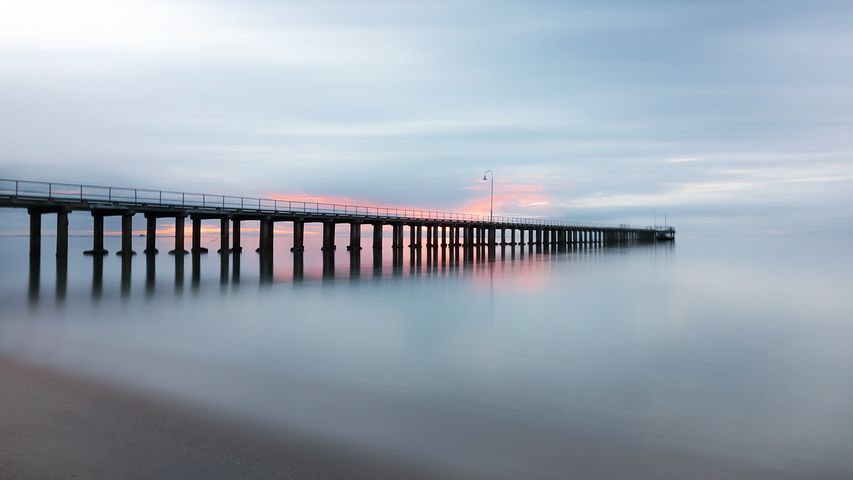
#> input picture AI/Data_Set/Boardwalk and Fishing Pier images/1C92D598-60E3-4837-9497-67DFF24DB0D3.jpeg, 853 x 480 px
$ python -i generate_image_variants.py   (imports and definitions only)
#> lines starting #> are read from the running program, lines starting #| are printed output that depends on the picture
#> further down, picture is the input picture: shape (480, 853, 3); mean B, G, R 176.3, 164.4, 153.6
"""
Image Variant Generator
Creates multiple variants of each image in the dataset to improve AI recognition.

Variants include:
- Different sizes (scaled up/down)
- Different lighting (brightness, contrast adjustments)
- Different colorization (grayscale, sepia, color shifts)
- Different quality (compression, blur)
- Different rotations and flips
- Different noise levels
- Different cropping
"""

import warnings
# [1 line not run here, left out]

import cv2
import numpy as np
import os
from pathlib import Path


class ImageVariantGenerator:
    def __init__(self, dataset_path="Data_Set"):
        self.dataset_path = dataset_path
        self.variants_per_image = 15  # Generate 15 variants per original image

    def generate_brightness_variant(self, img, factor):
        """Adjust brightness by a factor"""
#> called with factor = 0.7
        hsv = cv2.cvtColor(img, cv2.COLOR_BGR2HSV).astype(np.float32)
        hsv[:, :, 2] = hsv[:, :, 2] * factor
        hsv[:, :, 2] = np.clip(hsv[:, :, 2], 0, 255)
        return cv2.cvtColor(hsv.astype(np.uint8), cv2.COLOR_HSV2BGR)

    def generate_contrast_variant(self, img, factor):
        """Adjust contrast by a factor"""
#> called with factor = 1.3
        lab = cv2.cvtColor(img, cv2.COLOR_BGR2LAB).astype(np.float32)
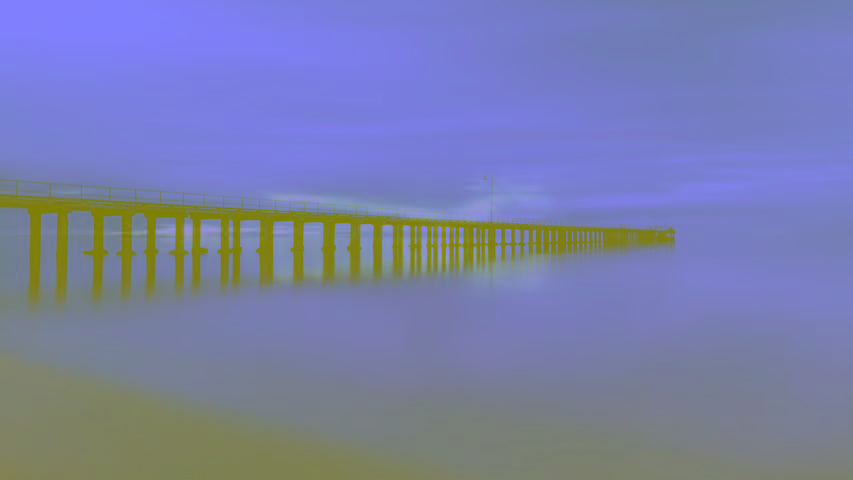
#> lab: shape (480, 853, 3) float32; mean B, G, R 169.4, 126.8, 120.7
        mean = np.mean(lab[:, :, 0])
#> mean = 169.4
        lab[:, :, 0] = mean + (lab[:, :, 0] - mean) * factor
        lab[:, :, 0] = np.clip(lab[:, :, 0], 0, 255)
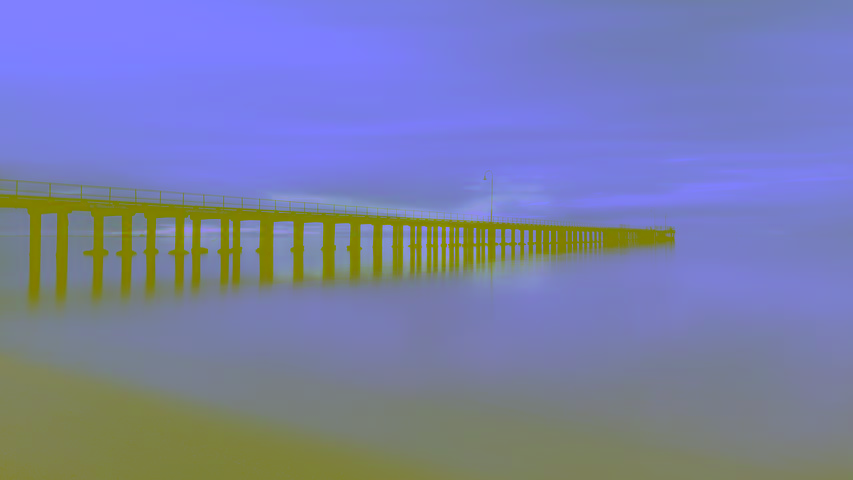
#> lab: shape (480, 853, 3) float32; mean B, G, R 169.7, 126.8, 120.7
        return cv2.cvtColor(lab.astype(np.uint8), cv2.COLOR_LAB2BGR)

    def generate_grayscale_variant(self, img):
        """Convert to grayscale and back to BGR"""
        gray = cv2.cvtColor(img, cv2.COLOR_BGR2GRAY)
        return cv2.cvtColor(gray, cv2.COLOR_GRAY2BGR)

    def generate_sepia_variant(self, img):
        """Apply sepia tone filter"""
        kernel = np.array([[0.272, 0.534, 0.131],
                          [0.349, 0.686, 0.168],
                          [0.393, 0.769, 0.189]])
        sepia = cv2.transform(img, kernel)
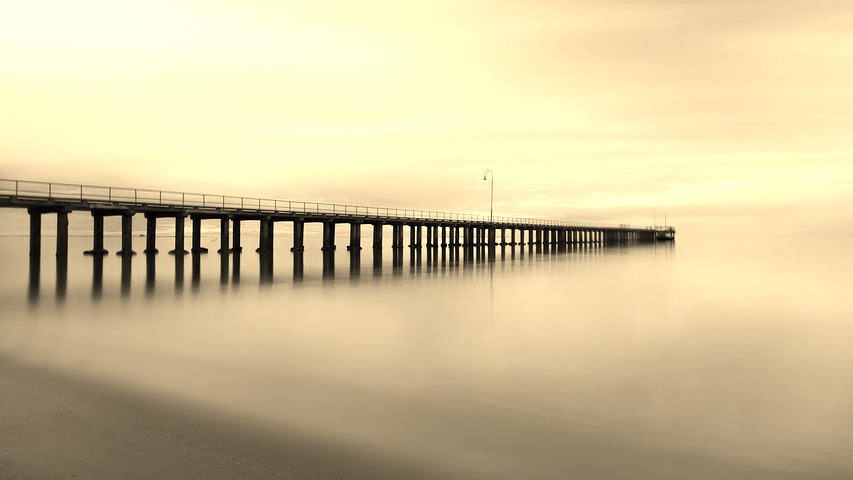
#> sepia: shape (480, 853, 3); mean B, G, R 155.9, 196.2, 210.8
        return np.clip(sepia, 0, 255).astype(np.uint8)

    def generate_blur_variant(self, img, kernel_size=5):
        """Apply Gaussian blur"""
#> called with kernel_size = 5
        return cv2.GaussianBlur(img, (kernel_size, kernel_size), 0)

    def generate_noise_variant(self, img, noise_level=25):
        """Add random noise to image"""
#> called with noise_level = 15
        noise = np.random.normal(0, noise_level, img.shape).astype(np.float32)
        noisy = img.astype(np.float32) + noise
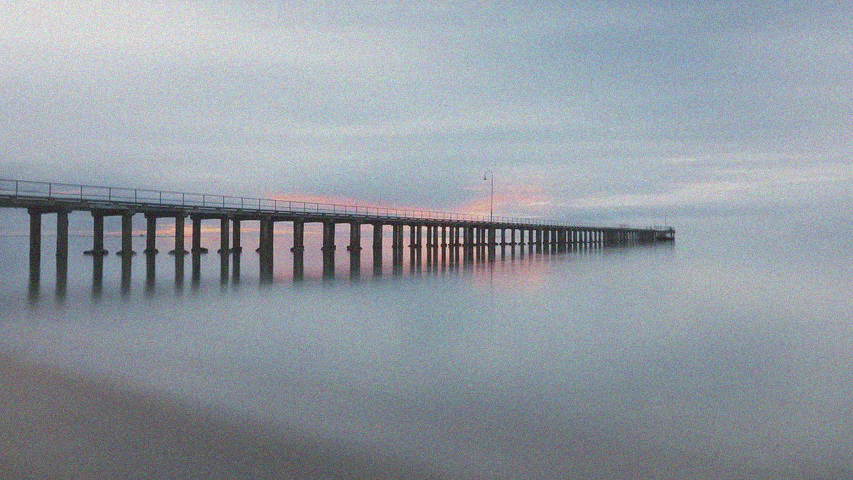
#> noisy: shape (480, 853, 3) float32; mean B, G, R 176.3, 164.4, 153.6; drawn with min black and max white
        return np.clip(noisy, 0, 255).astype(np.uint8)

    def generate_rotation_variant(self, img, angle):
        """Rotate image by angle"""
#> called with angle = 5
        h, w = img.shape[:2]
#> h = 480; w = 853
        center = (w // 2, h // 2)
#> center = (426, 240)
        matrix = cv2.getRotationMatrix2D(center, angle, 1.0)
        return cv2.warpAffine(img, matrix, (w, h), borderMode=cv2.BORDER_REFLECT)

    def generate_flip_variant(self, img, flip_code):
        """Flip image (0=vertical, 1=horizontal, -1=both)"""
#> called with flip_code = 1
        return cv2.flip(img, flip_code)
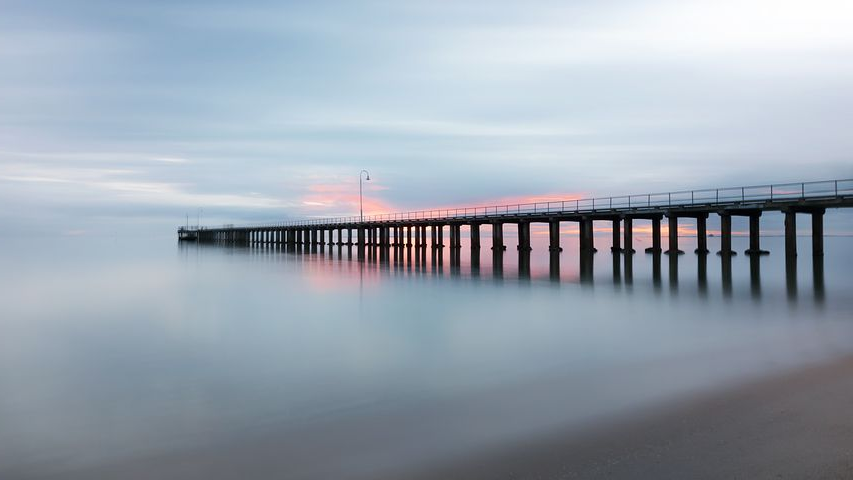
#> returned value: shape (480, 853, 3); mean of channels 0, 1, 2 176.3, 164.4, 153.6; drawn as B, G, R

    def generate_scale_variant(self, img, scale_factor):
        """Scale image by a factor"""
#> called with scale_factor = 0.7
        h, w = img.shape[:2]
#> h = 480; w = 853
        new_h, new_w = int(h * scale_factor), int(w * scale_factor)
#> new_h = 336; new_w = 597
        scaled = cv2.resize(img, (new_w, new_h), interpolation=cv2.INTER_LINEAR)

        # Resize back to original dimensions
        return cv2.resize(scaled, (w, h), interpolation=cv2.INTER_LINEAR)

    def generate_color_shift_variant(self, img, hue_shift=10):
        """Shift colors in HSV space"""
#> called with hue_shift = 15
        hsv = cv2.cvtColor(img, cv2.COLOR_BGR2HSV).astype(np.int16)
        hsv[:, :, 0] = (hsv[:, :, 0] + hue_shift) % 180
        return cv2.cvtColor(hsv.astype(np.uint8), cv2.COLOR_HSV2BGR)

    def generate_saturation_variant(self, img, factor):
        """Adjust color saturation"""
#> called with factor = 0.5
        hsv = cv2.cvtColor(img, cv2.COLOR_BGR2HSV).astype(np.float32)
        hsv[:, :, 1] = hsv[:, :, 1] * factor
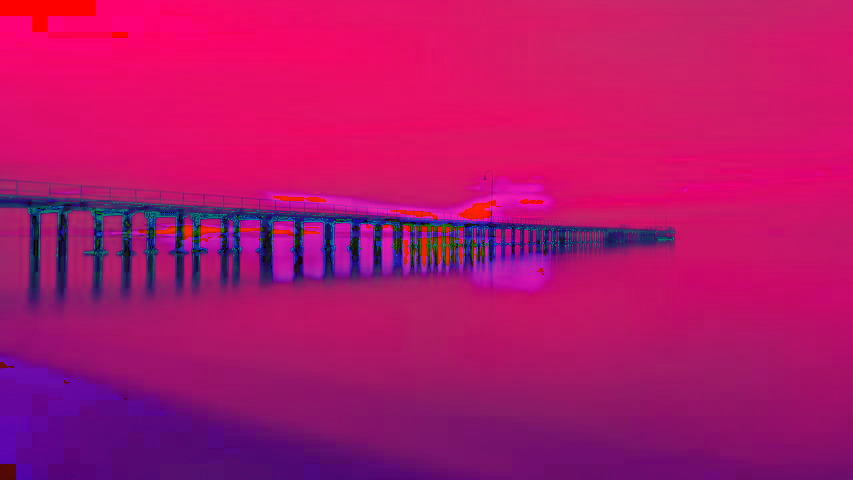
#> hsv: shape (480, 853, 3) float32; mean B, G, R 107.2, 19.6, 177.4
        hsv[:, :, 1] = np.clip(hsv[:, :, 1], 0, 255)
        return cv2.cvtColor(hsv.astype(np.uint8), cv2.COLOR_HSV2BGR)
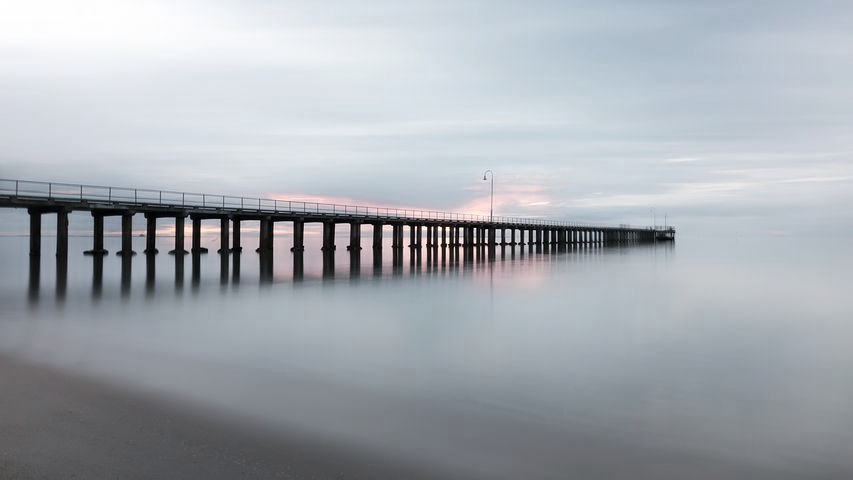
#> returned value: shape (480, 853, 3); mean B, G, R 176.8, 170.5, 165.2

    def generate_compression_variant(self, img, quality=50):
        """Simulate JPEG compression artifacts"""
#> called with quality = 60
        encode_param = [int(cv2.IMWRITE_JPEG_QUALITY), quality]
        _, encoded = cv2.imencode('.jpg', img, encode_param)
        return cv2.imdecode(encoded, cv2.IMREAD_COLOR)

    # [7 lines left out: function generate_crop_variant, not called in this run]

    def generate_all_variants(self, img):
        """Generate all variants of an image, with descriptions"""
        variants = []
        variant_descriptions = [
            "Darker (70% brightness)",
            "Brighter (130% brightness)",
            "Higher contrast",
            "Lower contrast",
            "Grayscale (B&W)",
            "Sepia tone",
            "Slight blur",
            "Random noise",
            "Rotated 5 degrees",
            "Rotated -5 degrees",
            "Horizontal flip",
            "Scaled down and up (simulate lower resolution)",
            "Color shift",
            "Desaturated (less color)",
            "JPEG compression artifacts"
        ]
        variants.append(self.generate_brightness_variant(img, 0.7))
        variants.append(self.generate_brightness_variant(img, 1.3))
        variants.append(self.generate_contrast_variant(img, 1.3))
        variants.append(self.generate_contrast_variant(img, 0.7))
        variants.append(self.generate_grayscale_variant(img))
        variants.append(self.generate_sepia_variant(img))
        variants.append(self.generate_blur_variant(img, 5))
        variants.append(self.generate_noise_variant(img, 15))
        variants.append(self.generate_rotation_variant(img, 5))
        variants.append(self.generate_rotation_variant(img, -5))
        variants.append(self.generate_flip_variant(img, 1))
        variants.append(self.generate_scale_variant(img, 0.7))
        variants.append(self.generate_color_shift_variant(img, 15))
        variants.append(self.generate_saturation_variant(img, 0.5))
        variants.append(self.generate_compression_variant(img, 60))
        return variants, variant_descriptions

    # [115 lines left out: functions process_dataset, generate_for_single_image, main, not called in this run]


# [2 lines not run here, left out]

>>> import cv2
>>> picture = cv2.imread('../Data_Set/Boardwalk and Fishing Pier images/1C92D598-60E3-4837-9497-67DFF24DB0D3.jpeg')
>>> result = ImageVariantGenerator().generate_all_variants(picture)

$ run again, on AI/Data_Set/Boardwalk and Fishing Pier images/image10/var00000015.jpeg
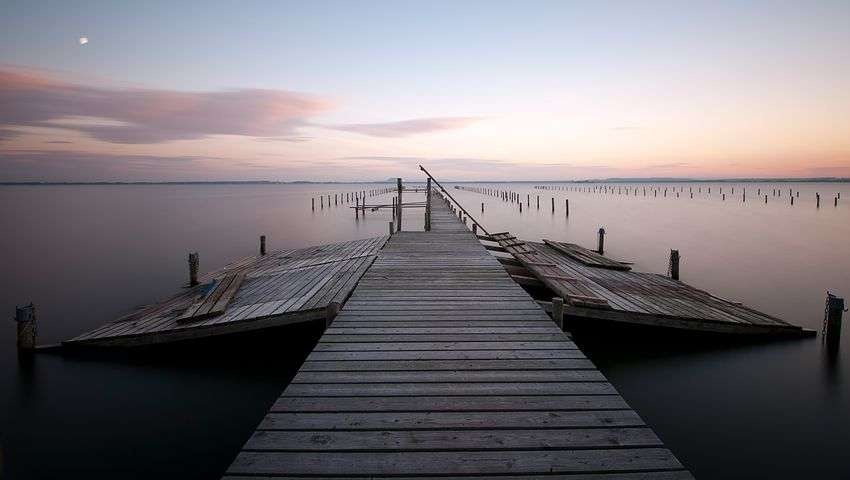
#> input picture AI/Data_Set/Boardwalk and Fishing Pier images/image10/var00000015.jpeg, 850 x 480 px
#> picture is the input picture: shape (480, 850, 3); mean B, G, R 120.5, 115.3, 120.1
#> in generate_contrast_variant, `lab = cv2.cvtColor(img, cv2.COLOR_BGR2LAB).astype(np.float32)`:
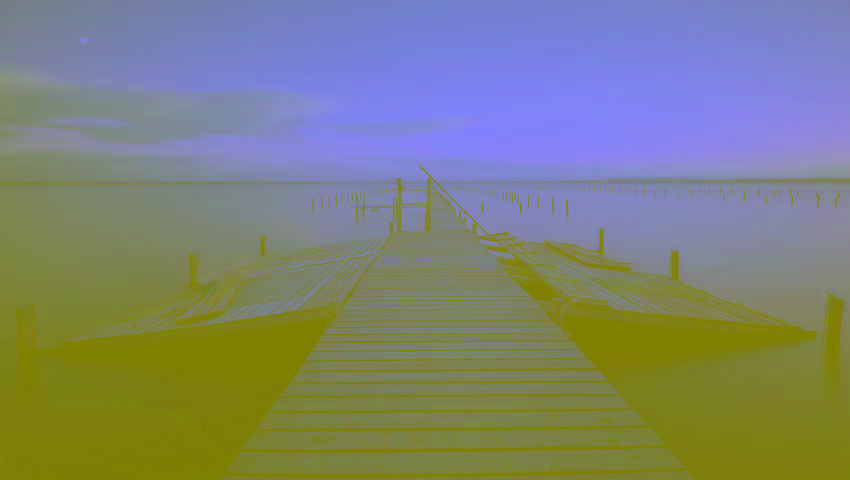
#> lab: shape (480, 850, 3) float32; mean B, G, R 121, 130.9, 125.9
#> mean = 121
#> in generate_saturation_variant, `return cv2.cvtColor(hsv.astype(np.uint8), cv2.COLOR_HSV2BGR)`:
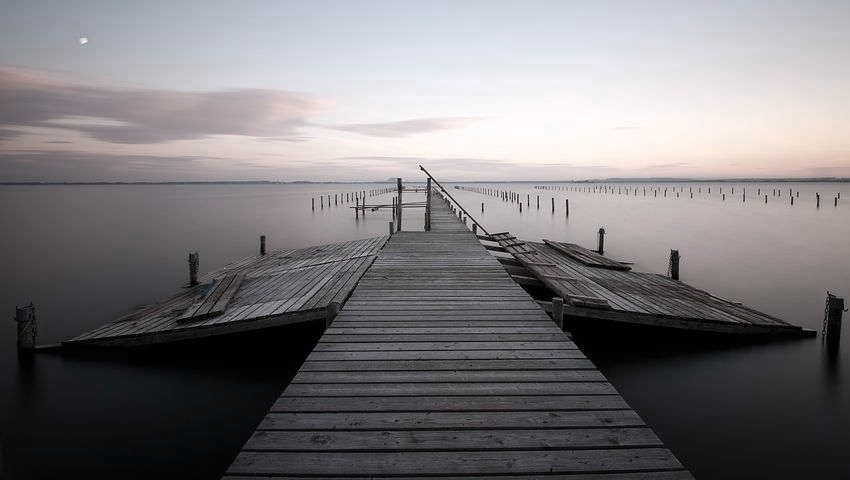
#> returned value: shape (480, 850, 3); mean B, G, R 123.5, 120.7, 123.3

$ run again, on AI/Data_Set/Boardwalk and Fishing Pier images/image11/var00000015.jpeg
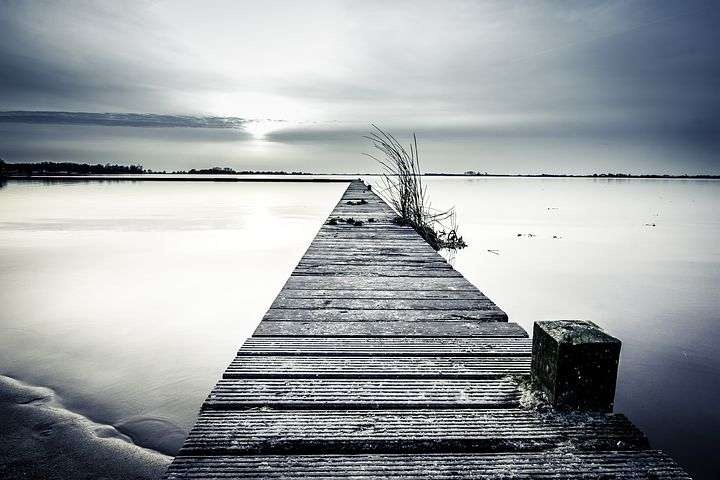
#> input picture AI/Data_Set/Boardwalk and Fishing Pier images/image11/var00000015.jpeg, 720 x 480 px
#> picture is the input picture: shape (480, 720, 3); mean B, G, R 163.9, 160.7, 156
#> in generate_contrast_variant, `lab = cv2.cvtColor(img, cv2.COLOR_BGR2LAB).astype(np.float32)`:
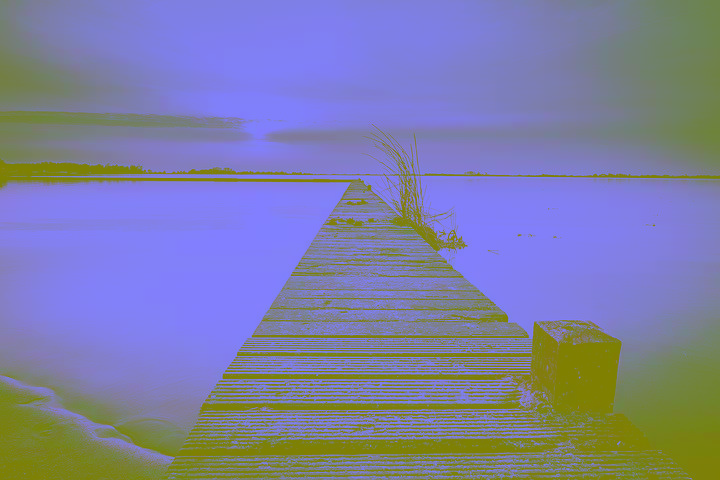
#> lab: shape (480, 720, 3) float32; mean B, G, R 164.3, 127.3, 125.6
#> mean = 164.4
#> in generate_saturation_variant, `return cv2.cvtColor(hsv.astype(np.uint8), cv2.COLOR_HSV2BGR)`:
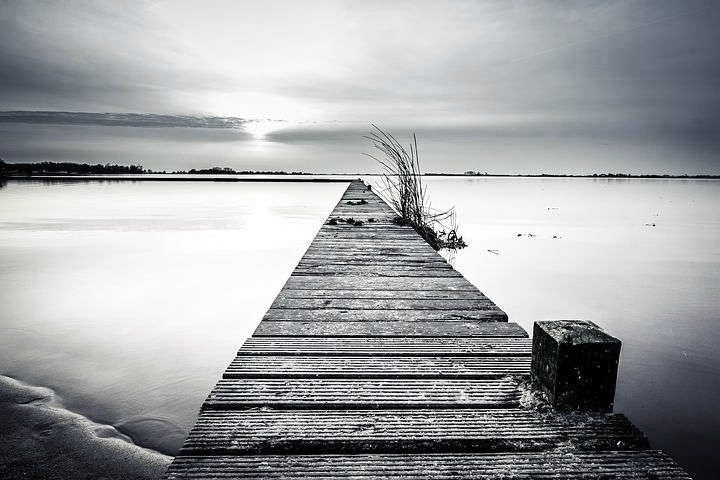
#> returned value: shape (480, 720, 3); mean B, G, R 164.9, 163, 160.7

$ run again, on AI/Data_Set/Boardwalk and Fishing Pier images/image12/var00000003.jpeg
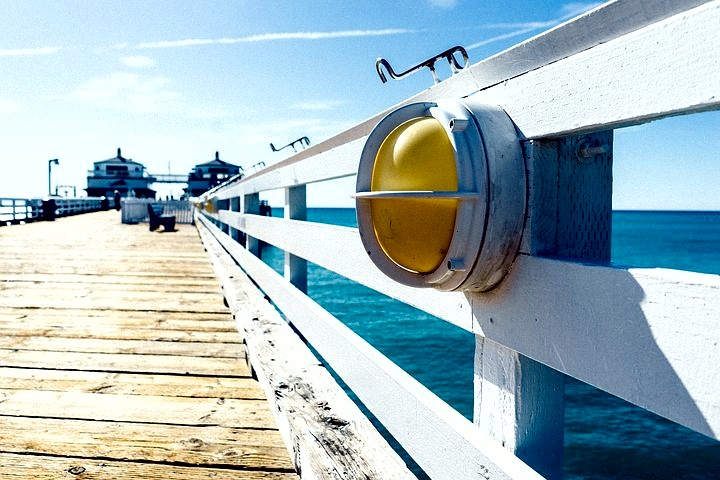
#> input picture AI/Data_Set/Boardwalk and Fishing Pier images/image12/var00000003.jpeg, 720 x 480 px
#> picture is the input picture: shape (480, 720, 3); mean B, G, R 190.8, 185.2, 164.2
#> mean = 186.5
#> in generate_color_shift_variant, `return cv2.cvtColor(hsv.astype(np.uint8), cv2.COLOR_HSV2BGR)`:
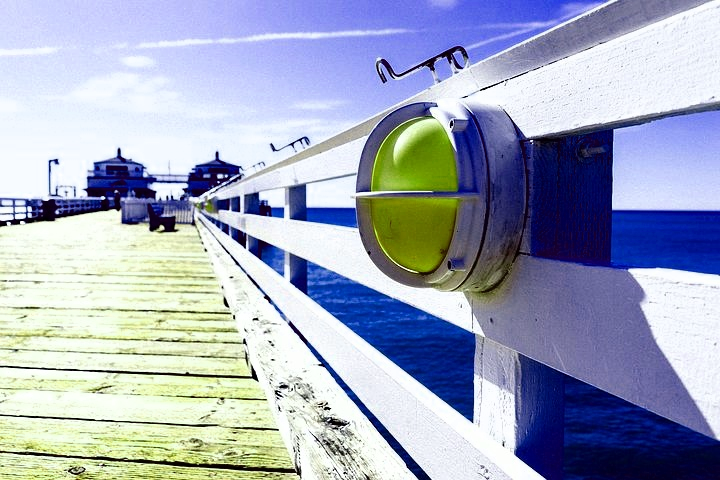
#> returned value: shape (480, 720, 3); mean B, G, R 190.7, 169.6, 161.8
